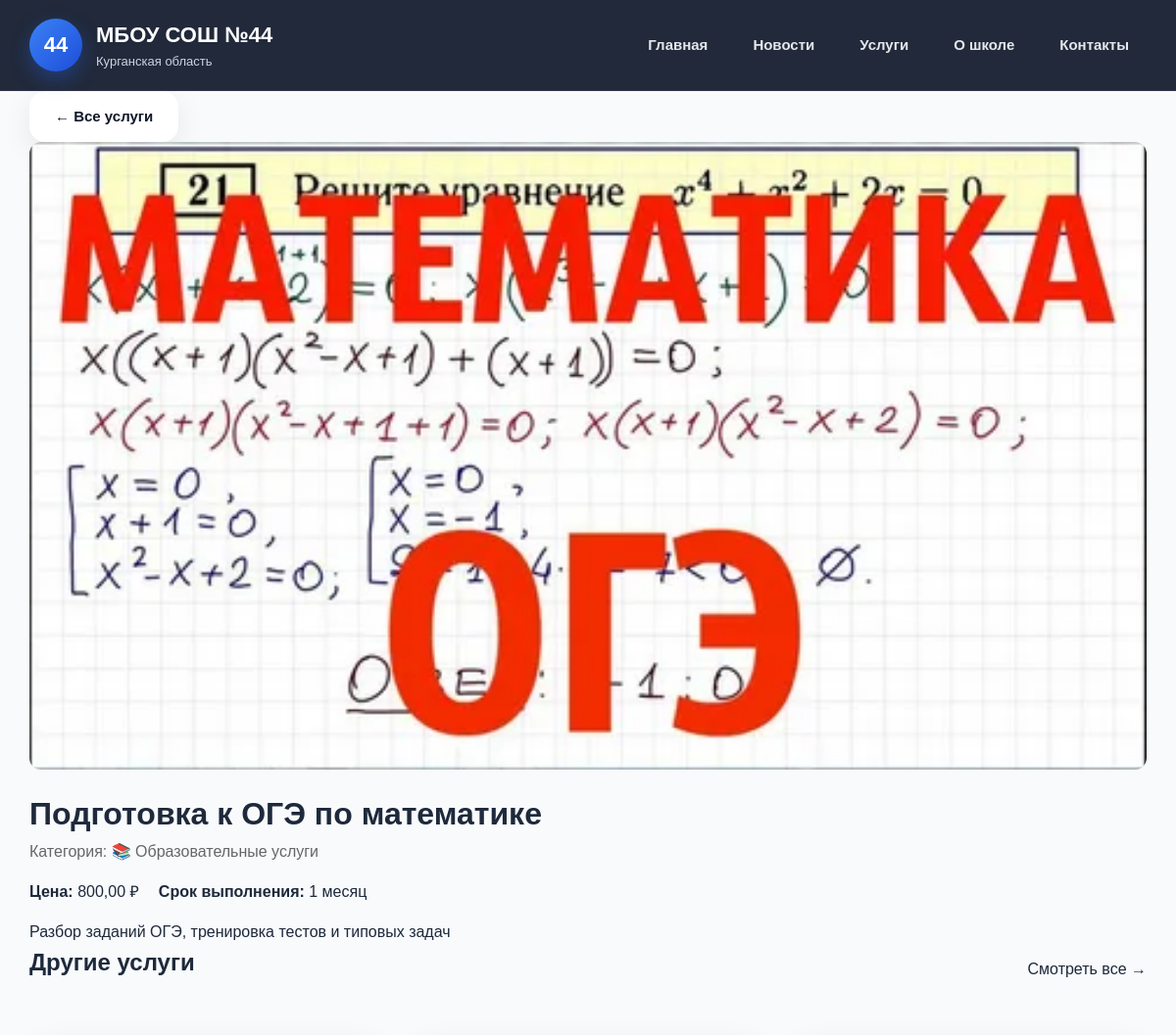
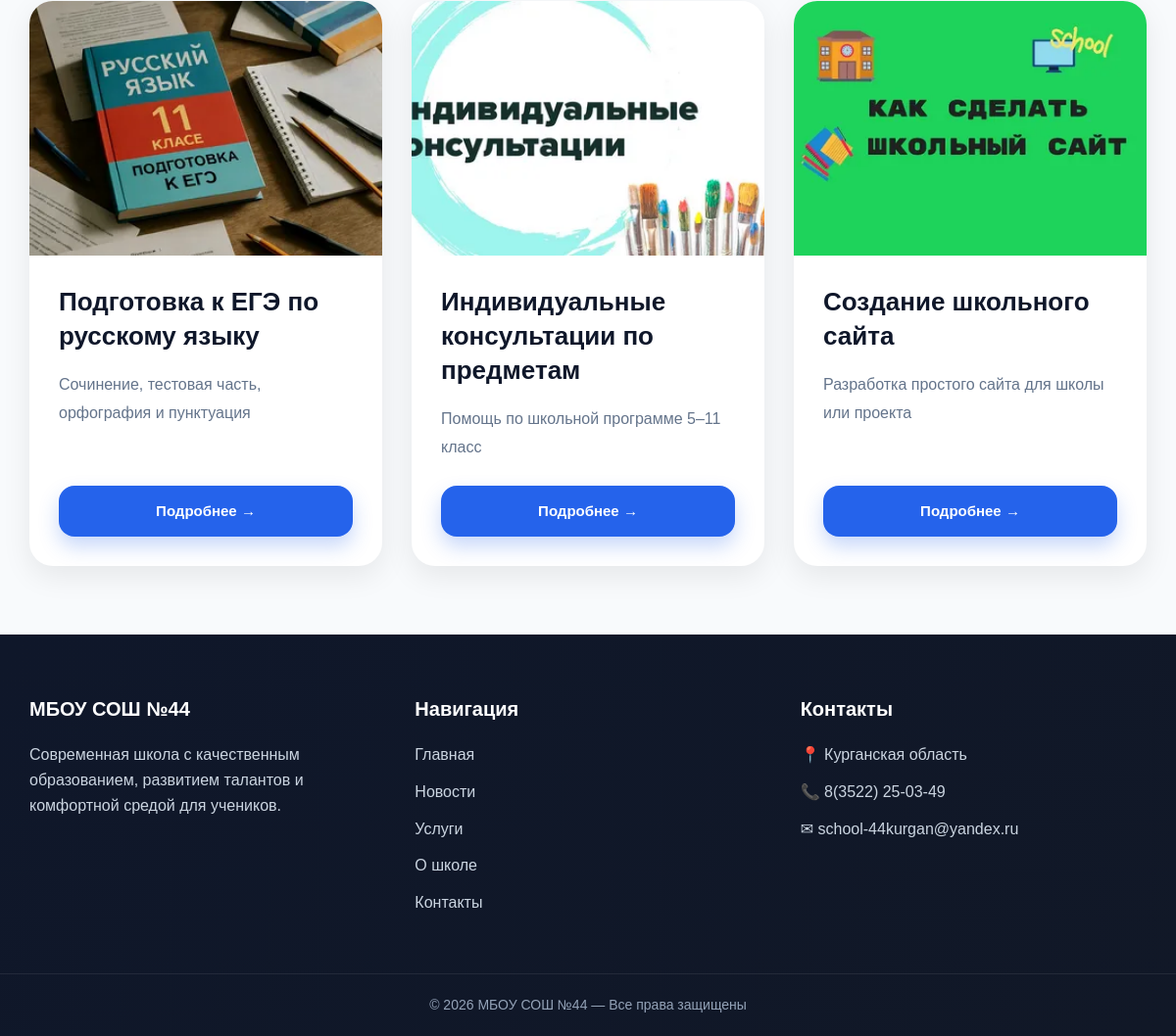
/services/oge-math/, run on the app's committed database (2 pictures, top to bottom).
### services/models.py (models this page shows, shortened)
class Service(models.Model):
    category = models.ForeignKey(
        ServiceCategory,
        on_delete=models.CASCADE,
        related_name='services'
    )
    title = models.CharField(max_length=200)
    slug = models.SlugField(blank=True)
    description = models.TextField()
    price = models.DecimalField(max_digits=10, decimal_places=2, default=0)
    duration = models.CharField(max_length=50, default="Не указано")
    image = models.ImageField(upload_to='services/%Y/%m/%d', blank=True)
    class Meta:
        verbose_name = "Услуга"
        verbose_name_plural = "Услуги"

class ServiceCategory(models.Model):
    title = models.CharField(max_length=200)
    slug = models.SlugField(unique=True, blank=True)
    class Meta:
        verbose_name = "Категория услуг"
        verbose_name_plural = "Категории услуг"

### services/views.py (the view)
def service_detail(request, slug):
    service = get_object_or_404(Service, slug=slug)
    related_services = Service.objects.exclude(id=service.id)[:3]
    return render(request, 'main/services/detail.html', {
        'service': service,
        'related_services': related_services,
    })

### services/templates/main/services/detail.html (shortened to what this page needs)
{% extends 'main/base.html' %}
{% block content %}
<div class="service-detail">
    <a href="{% url 'services:services_list' %}" class="back-btn">
        ← Все услуги
    </a>
    {% if service.image %}
        <img src="{{ service.image.url }}" class="detail-img">
    {% endif %}
    <h1>{{ service.title }}</h1>
    <p class="category">
        Категория: {{ service.category.title }}
    </p>
    <div class="meta">
        <p><b>Цена:</b> {{ service.price }} ₽</p>
        <p><b>Срок выполнения:</b> {{ service.duration }}</p>
    </div>
    <div class="description">
        {{ service.description }}
    </div>
</div>
<section class="related-services">
    <div class="section-header">
        <h2 class="related-title">
            Другие услуги
        </h2>
        <a href="{% url 'services:services_list' %}" class="all-news-link">
            Смотреть все →
        </a>
    </div>
    <div class="news-grid">
        {% for item in related_services %}
            <article class="news-card">
                <div class="news-image-wrapper">
                    {% if item.image %}
                        <img src="{{ item.image.url }}" class="news-image" alt="{{ item.title }}">
                    {% endif %}
                </div>
                <div class="news-content">
                    <h3 class="news-title">
                        {{ item.title }}
                    </h3>
                    <p class="news-preview">
                        {{ item.description|truncatewords:20 }}
                    </p>
                    <a href="{% url 'services:service_detail' item.slug %}" class="btn">
                        Подробнее →
                    </a>
                </div>
            </article>
        {% endfor %}
    </div>
</section>
{% endblock %}

### static/css/style.css (style rules this page uses)
*, *::before, *::after { margin: 0; padding: 0; box-sizing: border-box; }
:root { --primary: #2563eb; --primary-dark: #1d4ed8; --secondary: #0f172a; --text: #1e293b; --muted: #64748b; --light: #f8fafc; --white: #ffffff; --border: #e2e8f0; --shadow: 0 10px 30px rgba(0, 0, 0, 0.08); --shadow-hover: 0 18px 45px rgba(0, 0, 0, 0.12); --radius: 24px; --transition: 0.3s ease; }
html { scroll-behavior: smooth; }
body { font-family: Arial, sans-serif; background: var(--light); color: var(--text); line-height: 1.6; }
a { text-decoration: none; color: inherit; transition: var(--transition); }
img { display: block; width: 100%; }
.section-header { display: flex; justify-content: space-between; align-items: flex-end; flex-wrap: wrap; gap: 20px; margin-bottom: 55px; }
.btn, .btn-outline, .back-btn { display: inline-flex; align-items: center; justify-content: center; padding: 14px 26px; border-radius: 16px; font-size: 15px; font-weight: 700; transition: var(--transition); }
.btn { background: var(--primary); color: white; box-shadow: 0 10px 20px rgba(37, 99, 235, 0.25); }
.back-btn { background: white; color: var(--secondary); box-shadow: var(--shadow); }
.advantages-grid, .cards-grid, .news-grid { display: grid; grid-template-columns: repeat(auto-fit, minmax(320px, 1fr)); gap: 30px; }
.advantage-card, .card, .news-card, .contact-card { background: var(--white); border-radius: var(--radius); box-shadow: var(--shadow); transition: var(--transition); }
.card, .news-card { overflow: hidden; display: flex; flex-direction: column; }
.card-image-wrapper, .news-image-wrapper, .detail-image-wrapper { overflow: hidden; }
.card-image, .news-image, .detail-image { object-fit: cover; transition: 0.45s ease; }
.card-image, .news-image { height: 260px; }
.card-body, .news-content { padding: 30px; display: flex; flex-direction: column; flex-grow: 1; }
.card-title, .news-title { margin-bottom: 18px; color: var(--secondary); font-size: 26px; line-height: 1.35; }
.card-text, .news-preview { margin-bottom: 25px; color: var(--muted); line-height: 1.8; flex-grow: 1; }

### services/templates/main/services/detail.html (style rules this page uses)
.detail-img { width: 100%; border-radius: 12px; margin-bottom: 20px; }
.category { color: #666; }
.meta { display: flex; gap: 20px; margin: 15px 0; }
.description { line-height: 1.6; }

### data on the page
Service: image (picture), title "Подготовка к ОГЭ по математике", category "📚 Образовательные услуги", price "800,00", duration "1 месяц", description "Разбор заданий ОГЭ, тренировка тестов и типовых задач"
Service: image (picture), title "Подготовка к ЕГЭ по русскому языку", description "Сочинение, тестовая часть, орфография и пунктуация"
Service: image (picture), title "Индивидуальные консультации по предметам", description "Помощь по школьной программе 5–11 класс"
Service: image (picture), title "Создание школьного сайта", description "Разработка простого сайта для школы или проекта"
